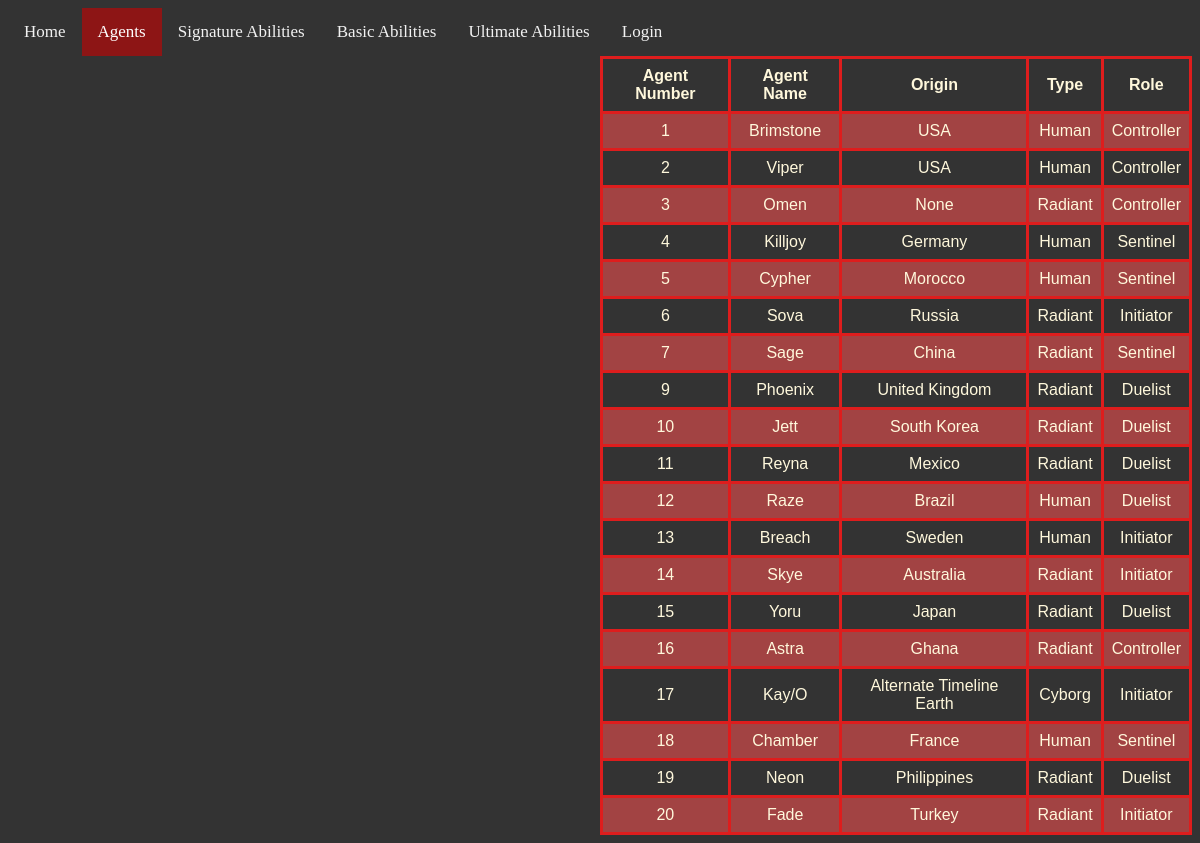
Page /agents on the earlier database version.
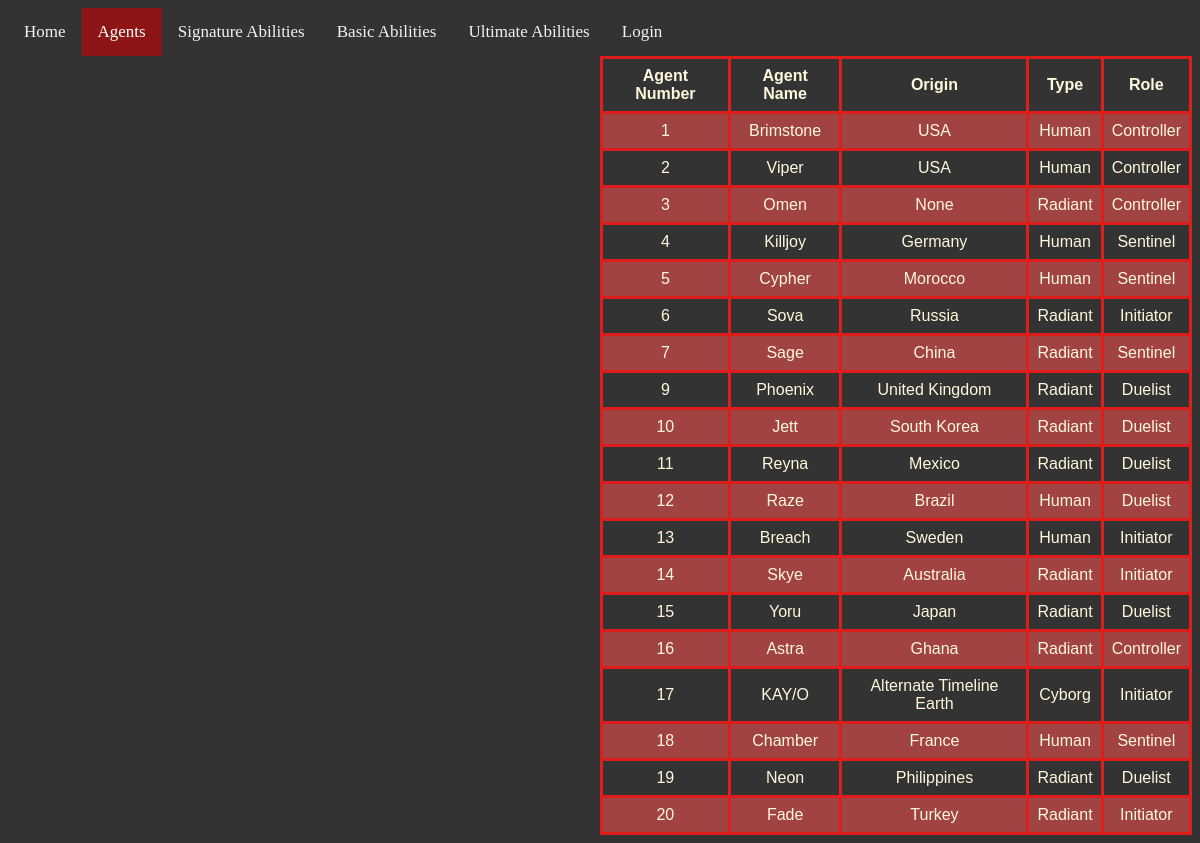
Same page on the later database version.
### tables this page shows
CREATE TABLE agents (agent_number INT (2) PRIMARY KEY, agent_name TEXT (15), origin TEXT (10), type TEXT (10), role TEXT (15), image_filename TEXT);

### EverythingValorant_flask.py (the view)
@app.route("/agents")
def agents():
    cursor = get_db().cursor()
    sql = "SELECT * FROM agents"
    cursor.execute(sql)
    results = cursor.fetchall()
    return render_template("agents.html", results=results,)

### EverythingValorant_flask.py (called while the page is built)
def get_db():
    db = getattr(g, '_database', None)
    if db is None:
        db = g._database = sqlite3.connect(DATABASE)
    return db

@app.teardown_appcontext
def close_connection(exception):
    db = getattr(g, '_database', None)
    if db is not None:
        db.close()

### templates/agents.html (shortened to what this page needs)
<!DOCTYPE html>
<html lang="en">
<head>
    <link rel="stylesheet" href={{url_for ("static", filename = "styles/styles.css")}}>
</head>
<body>
    <div class="topnav">
      <a href="/">Home</a>
      <a class="active" href="/agents">Agents</a>
      <a href="/signatures">Signature Abilities</a>
      <a href="/basic">Basic Abilities</a>
      <a href="/ultimate">Ultimate Abilities</a>
      <a href="/login">Login</a>
    </div>
    <table class="right">
        <tr>
            <th>Agent Number</th>
            <th>Agent Name</th>
            <th>Origin</th>
            <th>Type</th>
            <th>Role</th>
        </tr>
        {% for item in results %}
        <tr>
          <td>{{  item[0]  }}</td>
          <td>{{  item[1]  }}</td>
          <td>{{  item[2]  }}</td>
          <td>{{  item[3]  }}</td>
          <td>{{  item[4]  }}</td>
        </tr>
        {% endfor %}
      </table>
</body>
</html>

### static/styles/styles.css (style rules this page uses)
body { background-color: #333; }
table { font-family:'Gill Sans', 'Gill Sans MT', Calibri, 'Trebuchet MS', sans-serif; color: cornsilk; border-collapse: collapse; width: 50%; }
td, th { border: 3px solid #de1d1d; text-align: center; padding: 8px; }
tr:nth-child(odd) { background-color: #333; }
tr:nth-child(even) { background-color: #a24343; }
table.right { margin-left: auto; margin-right: 0%; }
.topnav { background-color: #333; z-index: 1; overflow: auto; }
.topnav a { float: left; color: #f2f2f2; text-align: center; padding: 14px 16px; font-family: Valorant Font; text-decoration: none; font-size: 17px; }
.topnav a.active { background-color: #8d1515; color: white; }
.right { left: auto; right: 0; background-color: rgb(93, 93, 93); }

Differences in the rows shown:
changed agents "Alternate Timeline Earth": agent_name "Kay/O" → "KAY/O"
